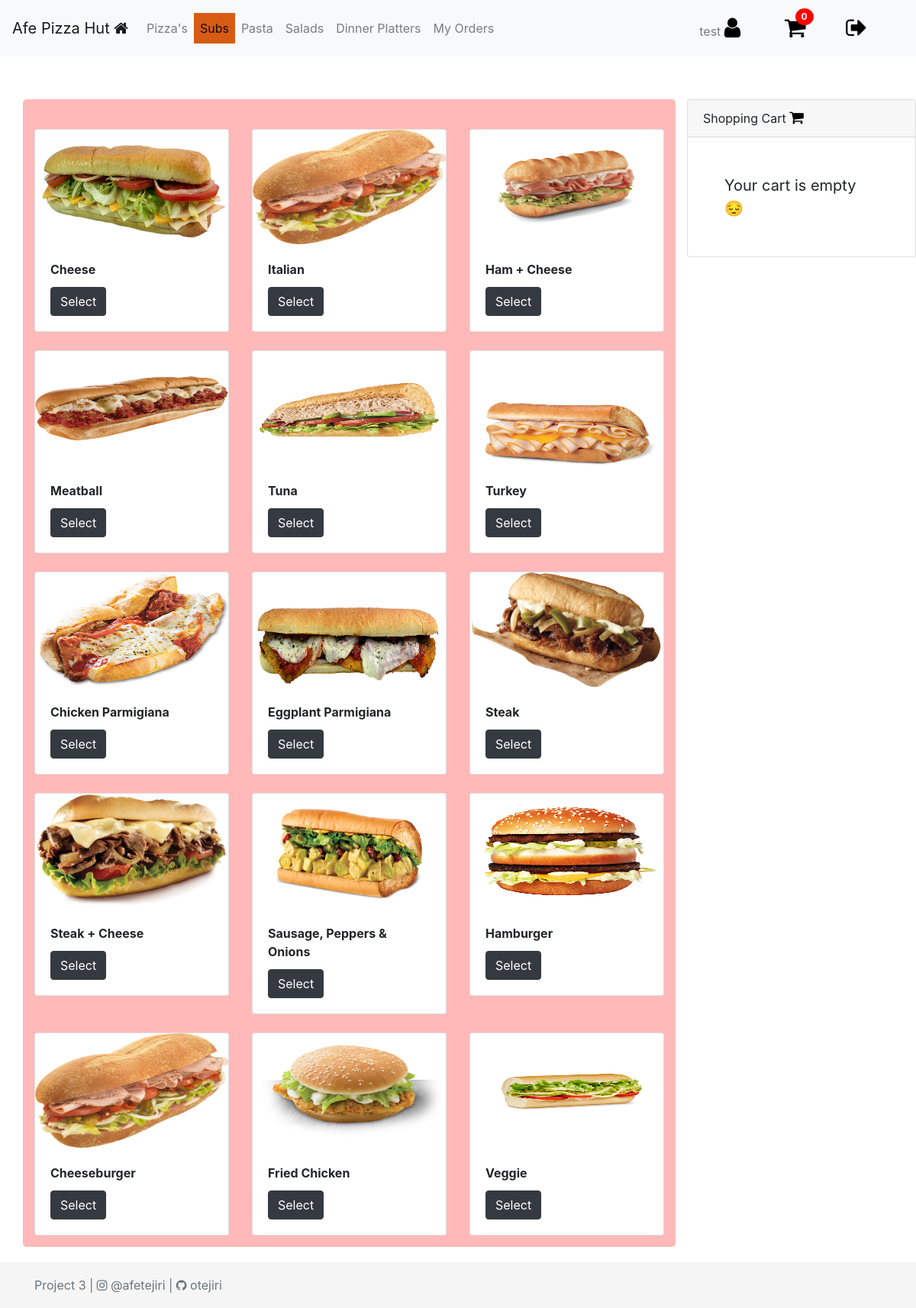
Screenshot of /subs (signed in) with the database file from the repository.
### orders/models.py (models this page shows, shortened)
class Inventory(models.Model):
    name = models.CharField(max_length=64)
    toppings = models.ManyToManyField(Topping, blank=True, related_name="toppings")
    special = models.BooleanField(default=False)
    customizable = models.BooleanField(default=True)
    item_type = models.ForeignKey(ItemType, on_delete=models.PROTECT, null=True)
    comments = models.CharField(max_length=500, blank=True)

### orders/views.py (the view)
# urls.py: path("subs", views.subs, name="subs"),
@login_required
@user_passes_test(lambda u: not u.is_superuser, login_url='orders')
def subs(request):
    context = {
        "extra_allowed_count": 5
    }
    return render(request, "user/subs.html", context)

### orders/context_processors.py (called while the page is built, shortened)
def data(request):
    if not request.user.is_authenticated:
        return {
            "": ""
        }
    else:
        orders = Order.objects.filter(user_id=request.user.id)
        total = Decimal(0)
        cart_item_count = 0
        total_id = []
        for order in orders:
           if order.status == 0:
               total_id.append(order.id)
               cart_item_count = len(total_id)
               total += Decimal(order.amount)
        return {
            "inventory": Inventory.objects.all(),
            "itemcost": ItemCost.objects.all(),
            "orders": orders,
            "total": total,
            "key": settings.STRIPE_PUBLISHABLE_KEY,
            "total_id": total_id,
            "cart_item_count": cart_item_count
        }
        return render(request, "user/index.html")

### orders/models.py (called while the page is built)
    def __str__(self):
        return f"{self.name}"

    def __str__(self):
        return f"{self.item}"

### orders/templates/user/subs.html
{% extends 'user/user-base.html' %}

### orders/templates/user/user-base.html (shortened to what this page needs)
<!DOCTYPE html>
<head>
    <link rel="stylesheet" href="">
    <link rel="stylesheet"
    href="https://stackpath.bootstrapcdn.com/bootstrap/4.3.1/css/bootstrap.min.css"
>
    <link href="https://stackpath.bootstrapcdn.com/font-awesome/4.7.0/css/font-awesome.min.css" rel="stylesheet">
    {% load static %}
    <link rel="stylesheet" href="{% static 'css/style.css' %}">
</head>
<body>
    <nav class="navbar navbar-expand-lg navbar-light bg-light">
        <a class="navbar-brand" href="#">Afe Pizza Hut <i class="fa fa-home"></i></a>
        <div class="collapse navbar-collapse" id="navbarText">
            <ul class="navbar-nav mr-auto">
                {% if not user.is_staff %}
              <li class="nav-item">
                <a class="nav-link" href="{% url 'pizza' %}">Pizza's</a>
              </li>
              <li class="nav-item">
                <a class="nav-link" href="{% url 'subs' %}">Subs</a>
              </li>
              <li class="nav-item">
                  <a class="nav-link" href="{% url 'pasta' %}">Pasta</a>
                </li>
                <li class="nav-item">
                  <a class="nav-link" href="{% url 'salads' %}">Salads</a>
                </li>
                <li class="nav-item">
                  <a class="nav-link" href="{% url 'dinner_platters' %}">Dinner Platters</a>
                </li>
                <li class="nav-item">
                  <a class="nav-link" href="{% url 'orders' %}">My Orders </a>
                </li>
                {% else %}
                <li class="nav-item">
                  <a class="nav-link" href="{% url 'orders' %}">Orders List</a>
                </li>
             {%  endif %}
            </ul>
          <span class="navbar-text">
              <span class="mr-5"> {{ user.get_username }} <i class="fa fa-user "
                style="font-size:30px;color:#000"></i>
              </span>
              {% if not user.is_staff %}
            <a href="{% url 'pizza' %}" class="notification mr-5">
                <span><i class="fa fa-shopping-cart " style="font-size:30px;color:#000"></i></span>
                <span class="badge">{{ cart_item_count }}</span>
              </a>
              {% else %}
              <a href="#" class="notification mr-5">
                <span><i class="fa fa-clock-o " style="font-size:30px;color:#000"></i></span>
                <span class="badge">{{pending_items_count}}</span>
              </a>
              {%  endif %}
           <a href="{% url 'logout_user' %}" class="mr-5"><i class="fa fa-sign-out " style="font-size:30px;color:#000"></i></a>
          </span>
        </div>
      </nav>
    <div class="container" style="margin-top: 3.5rem;">
        {% if request.resolver_match.url_name != 'orders' %}
        <div class="row">
            <div class="col-md-9"  style="max-height: 80%;
                     max-width: 100%;
            background-color: rgb(255, 185, 185); padding: 15px; margin-bottom:
            80px; border-radius: 5px; ">
<div class="row">
    {% load striper %}
    {% for items in inventory %}
    {% if items.item_type|stringformat:"s" == request.resolver_match.url_name %}
                                <div class="col-md-6 col-lg-4 col-sm-12 col-xs-12 mt-4">
                                  <div class="card">{% load static %}
                                    <img src="static/images/items/{{ items.name }}.png"
                                    class="card-img-top" height="150" alt="...">
                                    <div class="card-body">
                                      <h5 class="card-title"><small><b>{{ items.name }}</b></small></h5>
                                      <a href="#" data-toggle="modal" data-target="#modal{{ items.id }}" aria-expanded="true"
                                      aria-controls="collapseOne" class="btn btn-dark">Select</a>
                                    </div>
                                  </div>
                                </div>
    {% endif %}
      {% endfor %}
    </div>
            </div>
            <div class="col-3" style="margin-bottom: 40px; " >
                <div class="position-fixed" style="z-index: 1041" >
                <div class="card" >
                    <div class="card-header">
                      Shopping Cart <i class="fa fa-shopping-cart" style="font-size:20px;color:#000"></i>
                    </div>
                    {% if cart_item_count > 0 %}
                    <div class="card-body">
                        <div class="card-text" >
                            <div class="table-wrapper-scroll-y
                            my-custom-scrollbar" style="display: flex; flex-direction: column-reverse;">
                                <table class="table table-bordered table-striped mb-0">
                                  <thead>
                                    <tr>
                                      <th scope="col">Item</th>
                                      <th scope="col">Qty</th>
                                      <th scope="col">Amount</th>
                                      <th scope="col"></th>
                                    </tr>
                                  </thead>
                                  <tbody>
                                    {% for order in orders %}
                                    {% if order.status == 0 %}
                                    {% for item in order.item.all %}
                                    <tr>
                                      <th scope="row">{{item}}</th>
                                      <td>{{order.qty}}</td>
                                      <td>${{order.amount}}</td>
                                      <td><form action="{% url 'delete_from_cart'%}" method="POST">
                                      {% csrf_token %}
                                      <input type="hidden" name="next" value="{{ request.path }}">
                                      <input type="hidden" name="item_id"
                                      value="{{order.id}}"><button type="submit"
                                      class="btn"><i class="fa
                                      fa-trash"></i></button></form>
                                      </td>
                                    </tr>
                                    {% if order.item_topping.all %}
                        <tr>
                             <td colspan="3"><small><small>+ {% for topping in order.item_topping.all %} {{topping|join:" // "}} {% if not forloop.last %}, {% endif %}
                                 {% endfor %}</small></small></td>
                        </tr>
                        {% endif %}
                     {% endfor %}
                     {% endif %}
                     {% endfor %}
                     <tr>
                        <td></td>
                        <td colspan="2"><hr> <b>Total</b>: ${{ total }} </td>
                        <td></td>
                    </tr>
                                  </tbody>
                                </table>
                              </div>
                      <hr>
                      <span class="float-right">
                        <button type="button" class="btn btn-warning" data-toggle="modal" data-target="#checkout">
                            Checkout
                          </button>
                          <div class="modal fade" id="checkout" tabindex="-1"
                          role="dialog"
                          aria-labelledby="exampleModalCenterTitle"
                          aria-hidden="true" >
                            <div class="modal-dialog modal-dialog-centered" role="document">
                              <div class="modal-content">
                                <div class="modal-header">
                                  <h5 class="modal-title"
                                  id="exampleModalLongTitle">Confirm Cart Items</h5>
                                  <button type="button" class="close" data-dismiss="modal" aria-label="Close">
                                    <span aria-hidden="true">&times;</span>
                                  </button>
                                </div>
                                <div class="modal-body">
                                    <center>
                                    <table>
                                        <th>Item</th>
                                    <th>Qty</th>
                                    <th>Price</th>
                                    {% for order in orders %}
                                    {% if order.status == 0 %}
                                    {% for item in order.item.all %}
                                    <tr>
                                      <td scope="row">{{item}}</th>
                                      <td>{{order.qty}}</td>
                                      <td>${{order.amount}}</td>
                                    </tr>
                                    {% if order.item_topping.all %}
                        <tr>
                             <td colspan="3"><small><small>+ {% for topping in order.item_topping.all %} {{topping|join:" // "}} {% if not forloop.last %}, {% endif %}
                                 {% endfor %}</small></small></td>
                        </tr>
                        {% endif %}
                     {% endfor %}
                     {% endif %}
                     {% endfor %}
                    </table>
                </center>
                                </div>
                                <div class="modal-footer">
                                  <button type="button" class="btn btn-secondary" data-dismiss="modal">Close</button>
                                  <form action="{% url 'charge' %}" method="post">
                                    {% csrf_token %}
                                    <input type="hidden" value="{{total}}" id="amount"
                                    name="amount">
                                    <input type="hidden" value="{{total_id}}" id="ids" name="ids">
                                  <script
                src="https://checkout.stripe.com/checkout.js"
                class="stripe-button"
                data-key="{{ key }}"
                data-name="Afe Pizza Hut"
                data-description="secure payment"
                data-amount="{{total|stripeconversion}}"
                data-currency="usd">
              </script>
               <script>
                // Hide default stripe button, be careful there if you
                // have more than 1 button of that class
                document.getElementsByClassName("stripe-button-el")[0].style.display = 'none';
            </script>
            <button type="submit" class="btn btn-success">Confirm & Pay ${{total}}</button>
              </form>
                                </div>
                              </div>
                            </div>
                          </div>
</script></span>
                    </div>
                  </div>
                  {% else %}
                  <span class="p-5" style='font-size:20px;'>Your cart is empty &#128532;</span>
{% endif %}
                </div>
            </div>
        </div>
    </div>
    {% else %}
        {% regroup user_orders by order_id as order_list %}
        {% for order_id in order_list %}
             {% for item in order_id.list %}
             {% load striper %}
             {% endfor %}
      {% empty %}
      <tr><td style="text-align: center;">No orders available</td></tr>
      {% endfor %}
    {% endif %}
    </div>
</body>
<footer class="footer">
    <div class="container">
      <span class="text-muted">Project 3 | <i class="fa
      fa-instagram"></i> @afetejiri | <i class="fa fa-github"></i> otejiri </span>
    </div>
  </footer>
</html>

### orders/static/css/style.css (style rules this page uses)
body { background-color: #ffffff; background-image: url("https://www.transparenttextures.com/patterns/food.png"); }
.card { background-color: #ffffff; background-image: url("https://www.transparenttextures.com/patterns/food.png"); }
.footer { position: fixed; bottom: 0; width: 100%; height: 60px; line-height: 60px; background-color: #f5f5f5; }
.navbar-light .navbar-nav > .active > a, .navbar-light .navbar-nav > .active > :hover, .navbar-light .navbar-nav > .active > :focus { color: #000; background: #d65c14; }
.notification { color: white; text-decoration: none; margin: 5px; position: relative; display: inline-block; border-radius: 2px; }
.notification .badge { position: absolute; display: inline-block; top: -10px; right: -10px; padding: 5px 8px; border-radius: 100%; background: red; color: white; }

### rows the page displays
Inventory: name (picture), name "Cheese"
Inventory: name (picture), name "Italian"
Inventory: name (picture), name "Ham + Cheese"
Inventory: name (picture), name "Meatball"
Inventory: name (picture), name "Tuna"
Inventory: name (picture), name "Turkey"
Inventory: name (picture), name "Chicken Parmigiana"
Inventory: name (picture), name "Eggplant Parmigiana"
Inventory: name (picture), name "Steak"
Inventory: name (picture), name "Steak + Cheese"
Inventory: name (picture), name "Sausage, Peppers & Onions"
Inventory: name (picture), name "Hamburger"
Inventory: name (picture), name "Cheeseburger"
Inventory: name (picture), name "Fried Chicken"
Inventory: name (picture), name "Veggie"

### other values shown
{{ user.get_username }} "test"
{{ cart_item_count }} "0"
